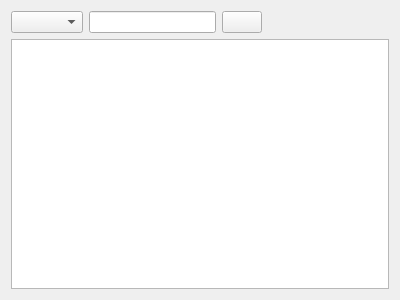
<ui version="4.0" >
 <class>DictionaryWidget</class>
 <widget class="QWidget" name="DictionaryWidget" >
  <property name="geometry" >
   <rect>
    <x>0</x>
    <y>0</y>
    <width>400</width>
    <height>300</height>
   </rect>
  </property>
  <property name="windowTitle" >
   <string>Form</string>
  </property>
  <layout class="QVBoxLayout" >
   <item>
    <layout class="QHBoxLayout" >
     <item>
      <widget class="QComboBox" name="comboBox" >
       <property name="sizeAdjustPolicy" >
        <enum>QComboBox::AdjustToContents</enum>
       </property>
      </widget>
     </item>
     <item>
      <widget class="QLineEdit" name="lineEdit" />
     </item>
     <item>
      <widget class="QPushButton" name="eraseButton" >
       <property name="icon" >
        <iconset resource="../resources/dictionarywidget.qrc" >:/new/prefix1/erase.png</iconset>
       </property>
      </widget>
     </item>
     <item>
      <spacer>
       <property name="orientation" >
        <enum>Qt::Horizontal</enum>
       </property>
       <property name="sizeHint" >
        <size>
         <width>40</width>
         <height>20</height>
        </size>
       </property>
      </spacer>
     </item>
    </layout>
   </item>
   <item>
    <widget class="QTableView" name="tableView" >
     <property name="editTriggers" >
      <set>QAbstractItemView::NoEditTriggers</set>
     </property>
     <property name="alternatingRowColors" >
      <bool>true</bool>
     </property>
     <property name="sortingEnabled" >
      <bool>true</bool>
     </property>
    </widget>
   </item>
  </layout>
 </widget>
 <resources>
  <include location="../resources/dictionarywidget.qrc" />
 </resources>
 <connections/>
</ui>
